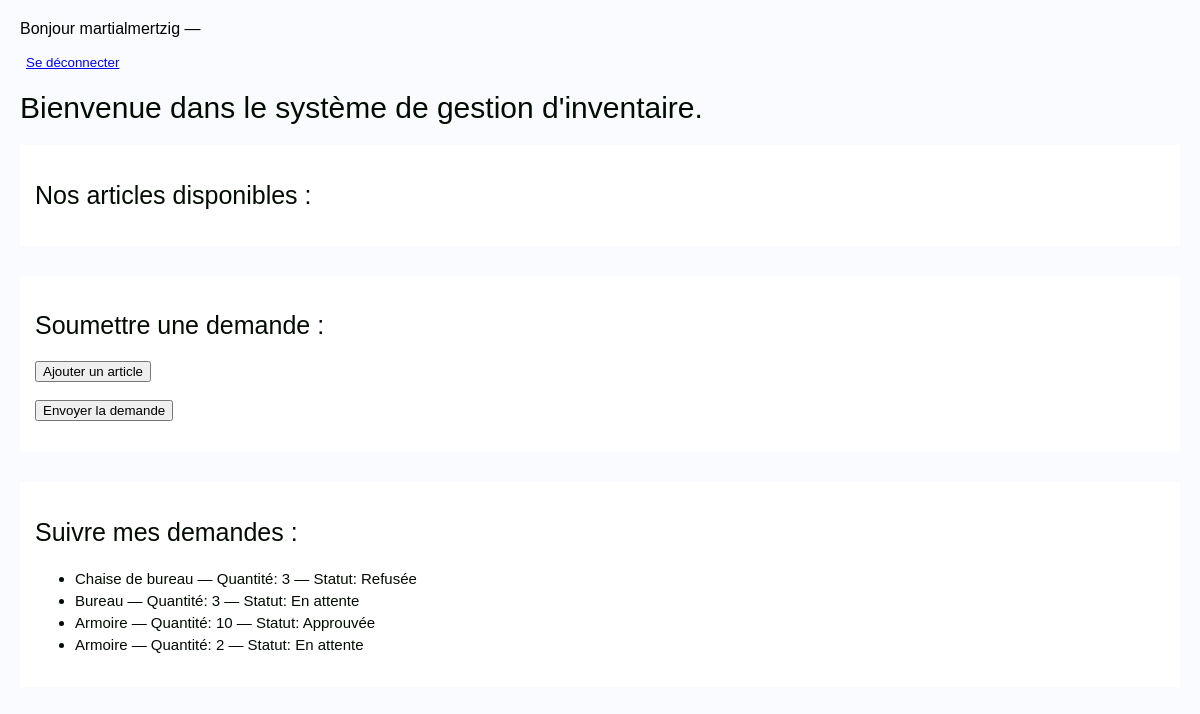
/inventaire/ (signed in), run on the app's committed database.
### inventory/models.py (models this page shows, shortened)
class ProductRequest(models.Model):
    STATUS_CHOICES = [
        ('pending', 'En attente'),
        ('approved', 'Approuvée'),
        ('rejected', 'Refusée'),
    ]
    user = models.ForeignKey(User, on_delete=models.CASCADE, null=True, blank=True)
    product = models.ForeignKey(Product, on_delete=models.CASCADE)
    quantity_requested = models.PositiveIntegerField()
    status = models.CharField(max_length=10, choices=STATUS_CHOICES, default='pending')
    date_submitted = models.DateTimeField(auto_now_add=True)

class Product(models.Model):
    name = models.CharField(max_length=100) #Nom du produit
    description = models.TextField(blank=True) #Description du produit
    quantity = models.PositiveIntegerField() #Quantité
    price = models.DecimalField(max_digits=10, decimal_places=2) #Prix

### inventory/views.py (the view, shortened to what this page needs)
# urls.py: path('inventaire/', views.product_list, name='liste_produit'),
@login_required
def product_list(request):
    products = Product.objects.all()
    demandes = ProductRequest.objects.filter(user=request.user)
    return render(request, 'liste_produit.html', {
        'products': products,
        'demandes': demandes
    })

### inventory/templates/liste_produit.html (shortened to what this page needs)
{% load static %}
{% if user.is_authenticated %}
  <p>Bonjour {{ user.username }} —
    <form action="{% url 'logout' %}" method="post">
      <button type="submit" style="background:none; border:none; color:blue; text-decoration:underline; cursor:pointer;">
        Se déconnecter
      </button>
    </form>
  </p>
{% else %}
  <p><a href="{% url 'login' %}">Connexion</a></p>
{% endif %}
<!DOCTYPE html>
<html lang="fr">
    <head>
        <link rel="stylesheet" href="{% static 'inventory/css/style.css' %}">
    </head>
<body>
    <h1>Bienvenue dans le système de gestion d'inventaire.</h1>
     <section>
        <h2>Nos articles disponibles :</h2>
     </section>
      <section>
        <h2>Soumettre une demande :</h2>
        <form method="post" id="request-form">
            <button type="button" id="add-line">Ajouter un article</button>
            <br><br>
            <button type="submit">Envoyer la demande</button>
        </form>
      </section>
       <section>
        <h2>Suivre mes demandes :</h2>
        <ul>
            {% for demande in demandes %}
                <li>{{ demande.product.name }} — Quantité: {{ demande.quantity_requested }} — Statut: {{ demande.get_status_display }}</li>
            {% endfor %}
        </ul>
       </section>
</body>
</html>

### inventory/static/inventory/css/style.css (style rules this page uses)
body { font-family: OpenSans, sans-serif; margin: 20px; background-color: #f9fbfe; }
h1 { color: #010c00; font-family: OpenSans, sans-serif; font-size: 30px; font-weight: 400; }
h2 { color: #010c00; font-family: OpenSans, sans-serif; font-size: 25px; font-weight: 400; }
section { background: white; padding: 15px; margin-bottom: 30px; }
li { font-size: 15px; font-family: OpenSans, sans-serif; color: #010c00; line-height: 22px; font-weight: 400; }

### data on the page
ProductRequest: product.name "Chaise de bureau", quantity_requested "3", status "Refusée"
ProductRequest: product.name "Bureau", quantity_requested "3", status "En attente"
ProductRequest: product.name "Armoire", quantity_requested "10", status "Approuvée"
ProductRequest: product.name "Armoire", quantity_requested "2", status "En attente"

### other printed values
{{ user.username }} "martialmertzig"
